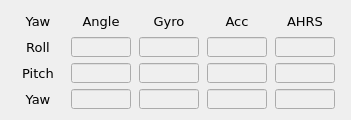
   <widget class="QWidget" name="gridLayoutWidget_12">
    <property name="geometry">
     <rect>
      <x>1270</x>
      <y>700</y>
      <width>351</width>
      <height>100</height>
     </rect>
    </property>
    <layout class="QGridLayout" name="gridLayout_12">
     <item row="0" column="0">
      <widget class="QLabel" name="label_147">
       <property name="sizePolicy">
        <sizepolicy hsizetype="Fixed" vsizetype="Fixed">
         <horstretch>0</horstretch>
         <verstretch>0</verstretch>
        </sizepolicy>
       </property>
       <property name="minimumSize">
        <size>
         <width>50</width>
         <height>20</height>
        </size>
       </property>
       <property name="maximumSize">
        <size>
         <width>50</width>
         <height>20</height>
        </size>
       </property>
       <property name="font">
        <font>
         <family>DejaVu Sans</family>
         <pointsize>10</pointsize>
        </font>
       </property>
       <property name="text">
        <string>Yaw</string>
       </property>
       <property name="alignment">
        <set>Qt::AlignCenter</set>
       </property>
      </widget>
     </item>
     <item row="1" column="0">
      <widget class="QLabel" name="label_54">
       <property name="sizePolicy">
        <sizepolicy hsizetype="Fixed" vsizetype="Fixed">
         <horstretch>0</horstretch>
         <verstretch>0</verstretch>
        </sizepolicy>
       </property>
       <property name="minimumSize">
        <size>
         <width>50</width>
         <height>20</height>
        </size>
       </property>
       <property name="maximumSize">
        <size>
         <width>50</width>
         <height>20</height>
        </size>
       </property>
       <property name="font">
        <font>
         <family>DejaVu Sans</family>
         <pointsize>10</pointsize>
        </font>
       </property>
       <property name="text">
        <string>Roll</string>
       </property>
       <property name="alignment">
        <set>Qt::AlignCenter</set>
       </property>
      </widget>
     </item>
     <item row="0" column="2">
      <widget class="QLabel" name="label_49">
       <property name="sizePolicy">
        <sizepolicy hsizetype="Fixed" vsizetype="Fixed">
         <horstretch>0</horstretch>
         <verstretch>0</verstretch>
        </sizepolicy>
       </property>
       <property name="minimumSize">
        <size>
         <width>60</width>
         <height>20</height>
        </size>
       </property>
       <property name="maximumSize">
        <size>
         <width>60</width>
         <height>20</height>
        </size>
       </property>
       <property name="font">
        <font>
         <family>DejaVu Sans</family>
         <pointsize>10</pointsize>
        </font>
       </property>
       <property name="text">
        <string>Gyro</string>
       </property>
       <property name="alignment">
        <set>Qt::AlignCenter</set>
       </property>
      </widget>
     </item>
     <item row="0" column="3">
      <widget class="QLabel" name="label_60">
       <property name="sizePolicy">
        <sizepolicy hsizetype="Fixed" vsizetype="Fixed">
         <horstretch>0</horstretch>
         <verstretch>0</verstretch>
        </sizepolicy>
       </property>
       <property name="minimumSize">
        <size>
         <width>60</width>
         <height>20</height>
        </size>
       </property>
       <property name="maximumSize">
        <size>
         <width>60</width>
         <height>20</height>
        </size>
       </property>
       <property name="font">
        <font>
         <family>DejaVu Sans</family>
         <pointsize>10</pointsize>
        </font>
       </property>
       <property name="text">
        <string>Acc</string>
       </property>
       <property name="alignment">
        <set>Qt::AlignCenter</set>
       </property>
      </widget>
     </item>
     <item row="0" column="1">
      <widget class="QLabel" name="label_52">
       <property name="sizePolicy">
        <sizepolicy hsizetype="Fixed" vsizetype="Fixed">
         <horstretch>0</horstretch>
         <verstretch>0</verstretch>
        </sizepolicy>
       </property>
       <property name="minimumSize">
        <size>
         <width>60</width>
         <height>20</height>
        </size>
       </property>
       <property name="maximumSize">
        <size>
         <width>60</width>
         <height>20</height>
        </size>
       </property>
       <property name="font">
        <font>
         <family>DejaVu Sans</family>
         <pointsize>10</pointsize>
        </font>
       </property>
       <property name="text">
        <string>Angle</string>
       </property>
       <property name="alignment">
        <set>Qt::AlignCenter</set>
       </property>
      </widget>
     </item>
     <item row="3" column="0">
      <widget class="QLabel" name="label_67">
       <property name="sizePolicy">
        <sizepolicy hsizetype="Fixed" vsizetype="Fixed">
         <horstretch>0</horstretch>
         <verstretch>0</verstretch>
        </sizepolicy>
       </property>
       <property name="minimumSize">
        <size>
         <width>50</width>
         <height>20</height>
        </size>
       </property>
       <property name="maximumSize">
        <size>
         <width>50</width>
         <height>20</height>
        </size>
       </property>
       <property name="font">
        <font>
         <family>DejaVu Sans</family>
         <pointsize>10</pointsize>
        </font>
       </property>
       <property name="text">
        <string>Yaw</string>
       </property>
       <property name="alignment">
        <set>Qt::AlignCenter</set>
       </property>
      </widget>
     </item>
     <item row="2" column="0">
      <widget class="QLabel" name="label_53">
       <property name="sizePolicy">
        <sizepolicy hsizetype="Fixed" vsizetype="Fixed">
         <horstretch>0</horstretch>
         <verstretch>0</verstretch>
        </sizepolicy>
       </property>
       <property name="minimumSize">
        <size>
         <width>50</width>
         <height>20</height>
        </size>
       </property>
       <property name="maximumSize">
        <size>
         <width>50</width>
         <height>20</height>
        </size>
       </property>
       <property name="font">
        <font>
         <family>DejaVu Sans</family>
         <pointsize>10</pointsize>
        </font>
       </property>
       <property name="text">
        <string>Pitch</string>
       </property>
       <property name="alignment">
        <set>Qt::AlignCenter</set>
       </property>
      </widget>
     </item>
     <item row="0" column="4">
      <widget class="QLabel" name="label_148">
       <property name="sizePolicy">
        <sizepolicy hsizetype="Fixed" vsizetype="Fixed">
         <horstretch>0</horstretch>
         <verstretch>0</verstretch>
        </sizepolicy>
       </property>
       <property name="minimumSize">
        <size>
         <width>60</width>
         <height>20</height>
        </size>
       </property>
       <property name="maximumSize">
        <size>
         <width>60</width>
         <height>20</height>
        </size>
       </property>
       <property name="font">
        <font>
         <family>DejaVu Sans</family>
         <pointsize>10</pointsize>
        </font>
       </property>
       <property name="text">
        <string>AHRS</string>
       </property>
       <property name="alignment">
        <set>Qt::AlignCenter</set>
       </property>
      </widget>
     </item>
     <item row="1" column="1">
      <widget class="QLineEdit" name="LE_SENSOR_CIMU_ROLL">
       <property name="enabled">
        <bool>false</bool>
       </property>
       <property name="sizePolicy">
        <sizepolicy hsizetype="Fixed" vsizetype="Fixed">
         <horstretch>0</horstretch>
         <verstretch>0</verstretch>
        </sizepolicy>
       </property>
       <property name="minimumSize">
        <size>
         <width>60</width>
         <height>20</height>
        </size>
       </property>
       <property name="maximumSize">
        <size>
         <width>60</width>
         <height>20</height>
        </size>
       </property>
       <property name="font">
        <font>
         <family>DejaVu Sans</family>
         <pointsize>10</pointsize>
        </font>
       </property>
       <property name="alignment">
        <set>Qt::AlignRight|Qt::AlignTrailing|Qt::AlignVCenter</set>
       </property>
       <property name="readOnly">
        <bool>true</bool>
       </property>
      </widget>
     </item>
     <item row="2" column="1">
      <widget class="QLineEdit" name="LE_SENSOR_CIMU_PITCH">
       <property name="enabled">
        <bool>false</bool>
       </property>
       <property name="sizePolicy">
        <sizepolicy hsizetype="Fixed" vsizetype="Fixed">
         <horstretch>0</horstretch>
         <verstretch>0</verstretch>
        </sizepolicy>
       </property>
       <property name="minimumSize">
        <size>
         <width>60</width>
         <height>20</height>
        </size>
       </property>
       <property name="maximumSize">
        <size>
         <width>60</width>
         <height>20</height>
        </size>
       </property>
       <property name="font">
        <font>
         <family>DejaVu Sans</family>
         <pointsize>10</pointsize>
        </font>
       </property>
       <property name="alignment">
        <set>Qt::AlignRight|Qt::AlignTrailing|Qt::AlignVCenter</set>
       </property>
       <property name="readOnly">
        <bool>true</bool>
       </property>
      </widget>
     </item>
     <item row="3" column="1">
      <widget class="QLineEdit" name="LE_SENSOR_CIMU_YAW">
       <property name="enabled">
        <bool>false</bool>
       </property>
       <property name="sizePolicy">
        <sizepolicy hsizetype="Fixed" vsizetype="Fixed">
         <horstretch>0</horstretch>
         <verstretch>0</verstretch>
        </sizepolicy>
       </property>
       <property name="minimumSize">
        <size>
         <width>60</width>
         <height>20</height>
        </size>
       </property>
       <property name="maximumSize">
        <size>
         <width>60</width>
         <height>20</height>
        </size>
       </property>
       <property name="font">
        <font>
         <family>DejaVu Sans</family>
         <pointsize>10</pointsize>
        </font>
       </property>
       <property name="alignment">
        <set>Qt::AlignRight|Qt::AlignTrailing|Qt::AlignVCenter</set>
       </property>
       <property name="readOnly">
        <bool>true</bool>
       </property>
      </widget>
     </item>
     <item row="1" column="2">
      <widget class="QLineEdit" name="LE_SENSOR_CIMU_ROLL_VEL">
       <property name="enabled">
        <bool>false</bool>
       </property>
       <property name="sizePolicy">
        <sizepolicy hsizetype="Fixed" vsizetype="Fixed">
         <horstretch>0</horstretch>
         <verstretch>0</verstretch>
        </sizepolicy>
       </property>
       <property name="minimumSize">
        <size>
         <width>60</width>
         <height>20</height>
        </size>
       </property>
       <property name="maximumSize">
        <size>
         <width>60</width>
         <height>20</height>
        </size>
       </property>
       <property name="font">
        <font>
         <family>DejaVu Sans</family>
         <pointsize>10</pointsize>
        </font>
       </property>
       <property name="alignment">
        <set>Qt::AlignRight|Qt::AlignTrailing|Qt::AlignVCenter</set>
       </property>
       <property name="readOnly">
        <bool>true</bool>
       </property>
      </widget>
     </item>
     <item row="2" column="2">
      <widget class="QLineEdit" name="LE_SENSOR_CIMU_PITCH_VEL">
       <property name="enabled">
        <bool>false</bool>
       </property>
       <property name="sizePolicy">
        <sizepolicy hsizetype="Fixed" vsizetype="Fixed">
         <horstretch>0</horstretch>
         <verstretch>0</verstretch>
        </sizepolicy>
       </property>
       <property name="minimumSize">
        <size>
         <width>60</width>
         <height>20</height>
        </size>
       </property>
       <property name="maximumSize">
        <size>
         <width>60</width>
         <height>20</height>
        </size>
       </property>
       <property name="font">
        <font>
         <family>DejaVu Sans</family>
         <pointsize>10</pointsize>
        </font>
       </property>
       <property name="alignment">
        <set>Qt::AlignRight|Qt::AlignTrailing|Qt::AlignVCenter</set>
       </property>
       <property name="readOnly">
        <bool>true</bool>
       </property>
      </widget>
     </item>
     <item row="3" column="2">
      <widget class="QLineEdit" name="LE_SENSOR_CIMU_YAW_VEL">
       <property name="enabled">
        <bool>false</bool>
       </property>
       <property name="sizePolicy">
        <sizepolicy hsizetype="Fixed" vsizetype="Fixed">
         <horstretch>0</horstretch>
         <verstretch>0</verstretch>
        </sizepolicy>
       </property>
       <property name="minimumSize">
        <size>
         <width>60</width>
         <height>20</height>
        </size>
       </property>
       <property name="maximumSize">
        <size>
         <width>60</width>
         <height>20</height>
        </size>
       </property>
       <property name="font">
        <font>
         <family>DejaVu Sans</family>
         <pointsize>10</pointsize>
        </font>
       </property>
       <property name="alignment">
        <set>Qt::AlignRight|Qt::AlignTrailing|Qt::AlignVCenter</set>
       </property>
       <property name="readOnly">
        <bool>true</bool>
       </property>
      </widget>
     </item>
     <item row="1" column="3">
      <widget class="QLineEdit" name="LE_SENSOR_CIMU_ROLL_ACC">
       <property name="enabled">
        <bool>false</bool>
       </property>
       <property name="sizePolicy">
        <sizepolicy hsizetype="Fixed" vsizetype="Fixed">
         <horstretch>0</horstretch>
         <verstretch>0</verstretch>
        </sizepolicy>
       </property>
       <property name="minimumSize">
        <size>
         <width>60</width>
         <height>20</height>
        </size>
       </property>
       <property name="maximumSize">
        <size>
         <width>60</width>
         <height>20</height>
        </size>
       </property>
       <property name="font">
        <font>
         <family>DejaVu Sans</family>
         <pointsize>10</pointsize>
        </font>
       </property>
       <property name="alignment">
        <set>Qt::AlignRight|Qt::AlignTrailing|Qt::AlignVCenter</set>
       </property>
       <property name="readOnly">
        <bool>true</bool>
       </property>
      </widget>
     </item>
     <item row="2" column="3">
      <widget class="QLineEdit" name="LE_SENSOR_CIMU_PITCH_ACC">
       <property name="enabled">
        <bool>false</bool>
       </property>
       <property name="sizePolicy">
        <sizepolicy hsizetype="Fixed" vsizetype="Fixed">
         <horstretch>0</horstretch>
         <verstretch>0</verstretch>
        </sizepolicy>
       </property>
       <property name="minimumSize">
        <size>
         <width>60</width>
         <height>20</height>
        </size>
       </property>
       <property name="maximumSize">
        <size>
         <width>60</width>
         <height>20</height>
        </size>
       </property>
       <property name="font">
        <font>
         <family>DejaVu Sans</family>
         <pointsize>10</pointsize>
        </font>
       </property>
       <property name="alignment">
        <set>Qt::AlignRight|Qt::AlignTrailing|Qt::AlignVCenter</set>
       </property>
       <property name="readOnly">
        <bool>true</bool>
       </property>
      </widget>
     </item>
     <item row="3" column="3">
      <widget class="QLineEdit" name="LE_SENSOR_CIMU_YAW_ACC">
       <property name="enabled">
        <bool>false</bool>
       </property>
       <property name="sizePolicy">
        <sizepolicy hsizetype="Fixed" vsizetype="Fixed">
         <horstretch>0</horstretch>
         <verstretch>0</verstretch>
        </sizepolicy>
       </property>
       <property name="minimumSize">
        <size>
         <width>60</width>
         <height>20</height>
        </size>
       </property>
       <property name="maximumSize">
        <size>
         <width>60</width>
         <height>20</height>
        </size>
       </property>
       <property name="font">
        <font>
         <family>DejaVu Sans</family>
         <pointsize>10</pointsize>
        </font>
       </property>
       <property name="alignment">
        <set>Qt::AlignRight|Qt::AlignTrailing|Qt::AlignVCenter</set>
       </property>
       <property name="readOnly">
        <bool>true</bool>
       </property>
      </widget>
     </item>
     <item row="1" column="4">
      <widget class="QLineEdit" name="LE_SENSOR_CIMU_ROLL_AHRS">
       <property name="enabled">
        <bool>false</bool>
       </property>
       <property name="sizePolicy">
        <sizepolicy hsizetype="Fixed" vsizetype="Fixed">
         <horstretch>0</horstretch>
         <verstretch>0</verstretch>
        </sizepolicy>
       </property>
       <property name="minimumSize">
        <size>
         <width>60</width>
         <height>20</height>
        </size>
       </property>
       <property name="maximumSize">
        <size>
         <width>60</width>
         <height>20</height>
        </size>
       </property>
       <property name="font">
        <font>
         <family>DejaVu Sans</family>
         <pointsize>10</pointsize>
        </font>
       </property>
       <property name="alignment">
        <set>Qt::AlignRight|Qt::AlignTrailing|Qt::AlignVCenter</set>
       </property>
       <property name="readOnly">
        <bool>true</bool>
       </property>
      </widget>
     </item>
     <item row="2" column="4">
      <widget class="QLineEdit" name="LE_SENSOR_CIMU_PITCH_AHRS">
       <property name="enabled">
        <bool>false</bool>
       </property>
       <property name="sizePolicy">
        <sizepolicy hsizetype="Fixed" vsizetype="Fixed">
         <horstretch>0</horstretch>
         <verstretch>0</verstretch>
        </sizepolicy>
       </property>
       <property name="minimumSize">
        <size>
         <width>60</width>
         <height>20</height>
        </size>
       </property>
       <property name="maximumSize">
        <size>
         <width>60</width>
         <height>20</height>
        </size>
       </property>
       <property name="font">
        <font>
         <family>DejaVu Sans</family>
         <pointsize>10</pointsize>
        </font>
       </property>
       <property name="alignment">
        <set>Qt::AlignRight|Qt::AlignTrailing|Qt::AlignVCenter</set>
       </property>
       <property name="readOnly">
        <bool>true</bool>
       </property>
      </widget>
     </item>
     <item row="3" column="4">
      <widget class="QLineEdit" name="LE_SENSOR_CIMU_YAW_AHRS">
       <property name="enabled">
        <bool>false</bool>
       </property>
       <property name="sizePolicy">
        <sizepolicy hsizetype="Fixed" vsizetype="Fixed">
         <horstretch>0</horstretch>
         <verstretch>0</verstretch>
        </sizepolicy>
       </property>
       <property name="minimumSize">
        <size>
         <width>60</width>
         <height>20</height>
        </size>
       </property>
       <property name="maximumSize">
        <size>
         <width>60</width>
         <height>20</height>
        </size>
       </property>
       <property name="font">
        <font>
         <family>DejaVu Sans</family>
         <pointsize>10</pointsize>
        </font>
       </property>
       <property name="alignment">
        <set>Qt::AlignRight|Qt::AlignTrailing|Qt::AlignVCenter</set>
       </property>
       <property name="readOnly">
        <bool>true</bool>
       </property>
      </widget>
     </item>
    </layout>
   </widget>
